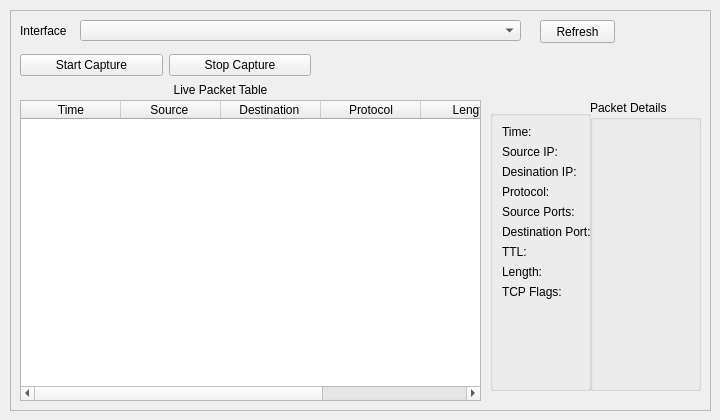
    <widget class="QWidget" name="pageCapture">
     <widget class="QWidget" name="verticalLayoutWidget_9">
      <property name="geometry">
       <rect>
        <x>10</x>
        <y>10</y>
        <width>701</width>
        <height>401</height>
       </rect>
      </property>
      <layout class="QVBoxLayout" name="verticalLayoutLiveCapture">
       <item>
        <widget class="QFrame" name="frameCapture">
         <property name="frameShape">
          <enum>QFrame::StyledPanel</enum>
         </property>
         <property name="frameShadow">
          <enum>QFrame::Sunken</enum>
         </property>
         <widget class="QComboBox" name="cmbInterface">
          <property name="geometry">
           <rect>
            <x>70</x>
            <y>10</y>
            <width>441</width>
            <height>21</height>
           </rect>
          </property>
          <property name="currentText">
           <string/>
          </property>
         </widget>
         <widget class="QLabel" name="lblInterface">
          <property name="geometry">
           <rect>
            <x>10</x>
            <y>10</y>
            <width>61</width>
            <height>21</height>
           </rect>
          </property>
          <property name="text">
           <string>Interface</string>
          </property>
         </widget>
         <widget class="QPushButton" name="btnRefreshInterfaces">
          <property name="geometry">
           <rect>
            <x>530</x>
            <y>10</y>
            <width>75</width>
            <height>23</height>
           </rect>
          </property>
          <property name="text">
           <string>Refresh</string>
          </property>
         </widget>
         <widget class="QLabel" name="lblLivePacketTable">
          <property name="geometry">
           <rect>
            <x>150</x>
            <y>70</y>
            <width>121</width>
            <height>20</height>
           </rect>
          </property>
          <property name="text">
           <string>Live Packet Table</string>
          </property>
          <property name="alignment">
           <set>Qt::AlignCenter</set>
          </property>
         </widget>
         <widget class="QTableWidget" name="tableLivePackets_2">
          <property name="geometry">
           <rect>
            <x>10</x>
            <y>90</y>
            <width>461</width>
            <height>301</height>
           </rect>
          </property>
          <property name="editTriggers">
           <set>QAbstractItemView::NoEditTriggers</set>
          </property>
          <property name="selectionBehavior">
           <enum>QAbstractItemView::SelectRows</enum>
          </property>
          <property name="columnCount">
           <number>6</number>
          </property>
          <column>
           <property name="text">
            <string>Time</string>
           </property>
          </column>
          <column>
           <property name="text">
            <string>Source </string>
           </property>
          </column>
          <column>
           <property name="text">
            <string>Destination </string>
           </property>
          </column>
          <column>
           <property name="text">
            <string>Protocol</string>
           </property>
          </column>
          <column>
           <property name="text">
            <string>Length</string>
           </property>
          </column>
          <column/>
         </widget>
         <widget class="QGroupBox" name="GroupCaptureDetails_2">
          <property name="geometry">
           <rect>
            <x>580</x>
            <y>90</y>
            <width>111</width>
            <height>291</height>
           </rect>
          </property>
          <property name="title">
           <string>Packet Details</string>
          </property>
          <layout class="QFormLayout" name="formLayout">
           <item row="0" column="0">
            <widget class="QLabel" name="lblDetailTime">
             <property name="text">
              <string/>
             </property>
            </widget>
           </item>
           <item row="1" column="0">
            <widget class="QLabel" name="lblDetailSrc">
             <property name="text">
              <string/>
             </property>
            </widget>
           </item>
           <item row="2" column="0">
            <widget class="QLabel" name="lblDetailDst">
             <property name="text">
              <string/>
             </property>
            </widget>
           </item>
           <item row="3" column="0">
            <widget class="QLabel" name="lblDetailProtocol">
             <property name="text">
              <string/>
             </property>
            </widget>
           </item>
           <item row="4" column="0">
            <widget class="QLabel" name="lblDetailSrcPort">
             <property name="text">
              <string/>
             </property>
            </widget>
           </item>
           <item row="6" column="0">
            <widget class="QLabel" name="lblDetailTTL">
             <property name="text">
              <string/>
             </property>
            </widget>
           </item>
           <item row="7" column="0">
            <widget class="QLabel" name="lblDetailLength">
             <property name="text">
              <string/>
             </property>
            </widget>
           </item>
           <item row="8" column="0">
            <widget class="QLabel" name="lblDetailFlags">
             <property name="text">
              <string/>
             </property>
            </widget>
           </item>
           <item row="5" column="0">
            <widget class="QLabel" name="lblDetailDstPort">
             <property name="text">
              <string/>
             </property>
            </widget>
           </item>
          </layout>
         </widget>
         <widget class="QGroupBox" name="GroupCaptureDetails">
          <property name="geometry">
           <rect>
            <x>480</x>
            <y>100</y>
            <width>101</width>
            <height>281</height>
           </rect>
          </property>
          <property name="title">
           <string/>
          </property>
          <layout class="QFormLayout" name="formLayout_4">
           <item row="0" column="0">
            <widget class="QLabel" name="time">
             <property name="text">
              <string>Time: </string>
             </property>
            </widget>
           </item>
           <item row="1" column="0">
            <widget class="QLabel" name="sourceip">
             <property name="text">
              <string>Source IP:</string>
             </property>
            </widget>
           </item>
           <item row="2" column="0">
            <widget class="QLabel" name="destination">
             <property name="text">
              <string>Desination IP:</string>
             </property>
            </widget>
           </item>
           <item row="3" column="0">
            <widget class="QLabel" name="protocol">
             <property name="text">
              <string>Protocol: </string>
             </property>
            </widget>
           </item>
           <item row="4" column="0">
            <widget class="QLabel" name="sourceports">
             <property name="text">
              <string>Source Ports: </string>
             </property>
            </widget>
           </item>
           <item row="6" column="0">
            <widget class="QLabel" name="ttl">
             <property name="text">
              <string>TTL: </string>
             </property>
            </widget>
           </item>
           <item row="7" column="0">
            <widget class="QLabel" name="length">
             <property name="text">
              <string>Length:</string>
             </property>
            </widget>
           </item>
           <item row="8" column="0">
            <widget class="QLabel" name="flags">
             <property name="text">
              <string>TCP Flags: </string>
             </property>
            </widget>
           </item>
           <item row="5" column="0">
            <widget class="QLabel" name="destinationport">
             <property name="text">
              <string>Destination Port:</string>
             </property>
            </widget>
           </item>
          </layout>
         </widget>
         <widget class="QWidget" name="horizontalLayoutWidget_4">
          <property name="geometry">
           <rect>
            <x>10</x>
            <y>40</y>
            <width>291</width>
            <height>31</height>
           </rect>
          </property>
          <layout class="QHBoxLayout" name="horizontalLayoutCAptureButtons">
           <item>
            <widget class="QPushButton" name="btnStartCapture">
             <property name="text">
              <string>Start Capture</string>
             </property>
            </widget>
           </item>
           <item>
            <widget class="QPushButton" name="btnStopCapture">
             <property name="text">
              <string>Stop Capture</string>
             </property>
            </widget>
           </item>
          </layout>
         </widget>
        </widget>
       </item>
      </layout>
     </widget>
    </widget>
